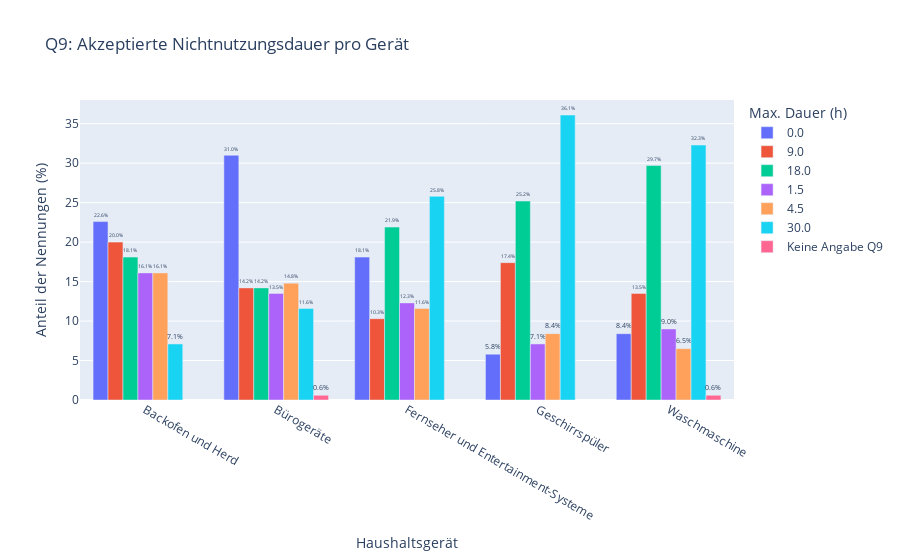

The cell this chart's notebook holds for it:
### Code cell
## 3.2 Akzeptierte Nichtnutzungsdauer (Q9) pro Gerät
# Stelle sicher, dass master_df_f1 aus Abschnitt 0 existiert und nicht leer ist.
if 'master_df_f1' in locals() and not master_df_f1.empty:
    print(f"Beginne Analyse der akzeptierten Nichtnutzungsdauer (Q9) pro Gerät basierend auf master_df_f1 (Shape: {master_df_f1.shape})")

    if 'device' in master_df_f1.columns and 'max_duration_hours_num' in master_df_f1.columns:
        print("\n--- Q9: Verteilung der akzeptierten Nichtnutzungsdauer pro Gerät ---")

        # Gruppiere nach Gerät und dann nach der Dauer, zähle die Häufigkeiten und normalisiere pro Gerät
        q9_duration_per_device = master_df_f1.groupby('device')['max_duration_hours_num'].value_counts(normalize=True, dropna=False).mul(100).round(1)
        q9_duration_per_device_table = q9_duration_per_device.unstack(level='max_duration_hours_num', fill_value=0)

        # Definiere die gewünschte Reihenfolge der Spalten (Dauer-Kategorien)
        # Es ist wichtig, auch NaN zu berücksichtigen, falls vorhanden, oder sicherzustellen, dass keine da sind.
        # Die Kategorien stammen aus deinem q9_duration_mapping.
        duration_categories_q9_order = [0.0, 1.5, 4.5, 9.0, 18.0, 30.0, np.nan]
        
        # Stelle sicher, dass alle Kategorien in den Spalten vorhanden sind, fülle fehlende mit 0
        for duration_cat in duration_categories_q9_order:
            if duration_cat not in q9_duration_per_device_table.columns:
                q9_duration_per_device_table[duration_cat] = 0
        
        # Sortiere die Spalten gemäß der definierten Reihenfolge
        # Filtere Spalten, die tatsächlich im DataFrame sind, um KeyErrors zu vermeiden, falls np.nan nicht als Spalte existiert
        existing_cols_in_order = [col for col in duration_categories_q9_order if col in q9_duration_per_device_table.columns]
        q9_duration_per_device_table = q9_duration_per_device_table[existing_cols_in_order]

        print("Prozentuale Verteilung der akzeptierten Nichtnutzungsdauer pro Gerät (%):")
        # display(q9_duration_per_device_table)
        print(q9_duration_per_device_table)

        # Für die Visualisierung mit Plotly Express ist ein langes Format oft einfacher.
        # Wir nehmen q9_duration_per_device (Series mit MultiIndex) und wandeln es in einen DataFrame um.
        q9_duration_per_device_long_df = q9_duration_per_device.rename('percentage').reset_index()
        
        # Stelle sicher, dass max_duration_hours_num als Kategorie behandelt wird für korrekte Plot-Sortierung
        # und benenne NaN um für bessere Darstellung im Plot
        q9_duration_per_device_long_df['max_duration_hours_cat'] = q9_duration_per_device_long_df['max_duration_hours_num'].fillna('Keine Angabe Q9')
        # Definiere die Reihenfolge für die x-Achse des Plots
        plot_category_order_q9 = [str(cat) for cat in [0.0, 1.5, 4.5, 9.0, 18.0, 30.0]] + ['Keine Angabe Q9']
        q9_duration_per_device_long_df['max_duration_hours_cat'] = pd.Categorical(
            q9_duration_per_device_long_df['max_duration_hours_cat'].astype(str), #astype(str) um np.nan sicher zu behandeln
            categories=plot_category_order_q9,
            ordered=True
        )


        fig_q9_duration_device = px.bar(q9_duration_per_device_long_df,
                                        x='device', y='percentage',
                                        color='max_duration_hours_cat',
                                        title='Q9: Akzeptierte Nichtnutzungsdauer pro Gerät',
                                        labels={'device': 'Haushaltsgerät', 
                                                'percentage': 'Anteil der Nennungen (%)',
                                                'max_duration_hours_cat': 'Max. Nichtnutzungsdauer (Stunden, aus Q9)'},
                                        barmode='group', # oder 'stack', je nach Präferenz
                                        text='percentage')
        fig_q9_duration_device.update_traces(texttemplate='%{text:.1f}%', textposition='outside', cliponaxis=False)
        fig_q9_duration_device.update_xaxes(categoryorder='array', categoryarray=sorted(master_df_f1['device'].dropna().unique()))
        fig_q9_duration_device.update_layout(legend_title_text='Max. Dauer (h)')
        fig_q9_duration_device.show()
        
    else:
        print("WARNUNG: Spalten 'device' oder 'max_duration_hours_num' (für Q9) nicht in master_df_f1 gefunden.")

else:
    print("FEHLER: master_df_f1 ist nicht verfügbar oder leer. Analyse der akzeptierten Nichtnutzungsdauer (Q9) pro Gerät kann nicht durchgeführt werden.")

print("\n--- Abschnitt 3.2: Akzeptierte Nichtnutzungsdauer (Q9) pro Gerät Abgeschlossen ---")

### Figure 1 — Plotly figure (JSON) as saved in the notebook; plotly's stock layout.template omitted (floating-point values rounded to 4 significant figures)
{"data": [{"alignmentgroup": "True", "cliponaxis": false, "hovertemplate": "Max. Nichtnutzungsdauer (Stunden, aus Q9)=0.0<br>Haushaltsgerät=%{x}<br>Anteil der Nennungen (%)=%{text}<extra></extra>", "legendgroup": "0.0", "marker": {"color": "#636efa", "pattern": {"shape": ""}}, "name": "0.0", "offsetgroup": "0.0", "orientation": "v", "showlegend": true, "text": [22.6, 31.0, 18.1, 5.8, 8.4], "textposition": "outside", "texttemplate": "%{text:.1f}%", "type": "bar", "x": ["Backofen und Herd", "Bürogeräte", "Fernseher und Entertainment-Systeme", "Geschirrspüler", "Waschmaschine"], "xaxis": "x", "y": [22.6, 31.0, 18.1, 5.8, 8.4], "yaxis": "y"}, {"alignmentgroup": "True", "cliponaxis": false, "hovertemplate": "Max. Nichtnutzungsdauer (Stunden, aus Q9)=9.0<br>Haushaltsgerät=%{x}<br>Anteil der Nennungen (%)=%{text}<extra></extra>", "legendgroup": "9.0", "marker": {"color": "#EF553B", "pattern": {"shape": ""}}, "name": "9.0", "offsetgroup": "9.0", "orientation": "v", "showlegend": true, "text": [20.0, 14.2, 10.3, 17.4, 13.5], "textposition": "outside", "texttemplate": "%{text:.1f}%", "type": "bar", "x": ["Backofen und Herd", "Bürogeräte", "Fernseher und Entertainment-Systeme", "Geschirrspüler", "Waschmaschine"], "xaxis": "x", "y": [20.0, 14.2, 10.3, 17.4, 13.5], "yaxis": "y"}, {"alignmentgroup": "True", "cliponaxis": false, "hovertemplate": "Max. Nichtnutzungsdauer (Stunden, aus Q9)=18.0<br>Haushaltsgerät=%{x}<br>Anteil der Nennungen (%)=%{text}<extra></extra>", "legendgroup": "18.0", "marker": {"color": "#00cc96", "pattern": {"shape": ""}}, "name": "18.0", "offsetgroup": "18.0", "orientation": "v", "showlegend": true, "text": [18.1, 14.2, 21.9, 25.2, 29.7], "textposition": "outside", "texttemplate": "%{text:.1f}%", "type": "bar", "x": ["Backofen und Herd", "Bürogeräte", "Fernseher und Entertainment-Systeme", "Geschirrspüler", "Waschmaschine"], "xaxis": "x", "y": [18.1, 14.2, 21.9, 25.2, 29.7], "yaxis": "y"}, {"alignmentgroup": "True", "cliponaxis": false, "hovertemplate": "Max. Nichtnutzungsdauer (Stunden, aus Q9)=1.5<br>Haushaltsgerät=%{x}<br>Anteil der Nennungen (%)=%{text}<extra></extra>", "legendgroup": "1.5", "marker": {"color": "#ab63fa", "pattern": {"shape": ""}}, "name": "1.5", "offsetgroup": "1.5", "orientation": "v", "showlegend": true, "text": [16.1, 13.5, 12.3, 7.1, 9.0], "textposition": "outside", "texttemplate": "%{text:.1f}%", "type": "bar", "x": ["Backofen und Herd", "Bürogeräte", "Fernseher und Entertainment-Systeme", "Geschirrspüler", "Waschmaschine"], "xaxis": "x", "y": [16.1, 13.5, 12.3, 7.1, 9.0], "yaxis": "y"}, {"alignmentgroup": "True", "cliponaxis": false, "hovertemplate": "Max. Nichtnutzungsdauer (Stunden, aus Q9)=4.5<br>Haushaltsgerät=%{x}<br>Anteil der Nennungen (%)=%{text}<extra></extra>", "legendgroup": "4.5", "marker": {"color": "#FFA15A", "pattern": {"shape": ""}}, "name": "4.5", "offsetgroup": "4.5", "orientation": "v", "showlegend": true, "text": [16.1, 14.8, 11.6, 8.4, 6.5], "textposition": "outside", "texttemplate": "%{text:.1f}%", "type": "bar", "x": ["Backofen und Herd", "Bürogeräte", "Fernseher und Entertainment-Systeme", "Geschirrspüler", "Waschmaschine"], "xaxis": "x", "y": [16.1, 14.8, 11.6, 8.4, 6.5], "yaxis": "y"}, {"alignmentgroup": "True", "cliponaxis": false, "hovertemplate": "Max. Nichtnutzungsdauer (Stunden, aus Q9)=30.0<br>Haushaltsgerät=%{x}<br>Anteil der Nennungen (%)=%{text}<extra></extra>", "legendgroup": "30.0", "marker": {"color": "#19d3f3", "pattern": {"shape": ""}}, "name": "30.0", "offsetgroup": "30.0", "orientation": "v", "showlegend": true, "text": [7.1, 11.6, 25.8, 36.1, 32.3], "textposition": "outside", "texttemplate": "%{text:.1f}%", "type": "bar", "x": ["Backofen und Herd", "Bürogeräte", "Fernseher und Entertainment-Systeme", "Geschirrspüler", "Waschmaschine"], "xaxis": "x", "y": [7.1, 11.6, 25.8, 36.1, 32.3], "yaxis": "y"}, {"alignmentgroup": "True", "cliponaxis": false, "hovertemplate": "Max. Nichtnutzungsdauer (Stunden, aus Q9)=Keine Angabe Q9<br>Haushaltsgerät=%{x}<br>Anteil der Nennungen (%)=%{text}<extra></extra>", "legendgroup": "Keine Angabe Q9", "marker": {"color": "#FF6692", "pattern": {"shape": ""}}, "name": "Keine Angabe Q9", "offsetgroup": "Keine Angabe Q9", "orientation": "v", "showlegend": true, "text": [0.6, 0.6], "textposition": "outside", "texttemplate": "%{text:.1f}%", "type": "bar", "x": ["Bürogeräte", "Waschmaschine"], "xaxis": "x", "y": [0.6, 0.6], "yaxis": "y"}], "layout": {"barmode": "group", "legend": {"title": {"text": "Max. Dauer (h)"}, "tracegroupgap": 0}, "title": {"text": "Q9: Akzeptierte Nichtnutzungsdauer pro Gerät"}, "xaxis": {"anchor": "y", "categoryarray": ["Backofen und Herd", "Bürogeräte", "Fernseher und Entertainment-Systeme", "Geschirrspüler", "Waschmaschine"], "categoryorder": "array", "domain": [0, 1], "title": {"text": "Haushaltsgerät"}}, "yaxis": {"anchor": "x", "domain": [0, 1], "title": {"text": "Anteil der Nennungen (%)"}}}}
